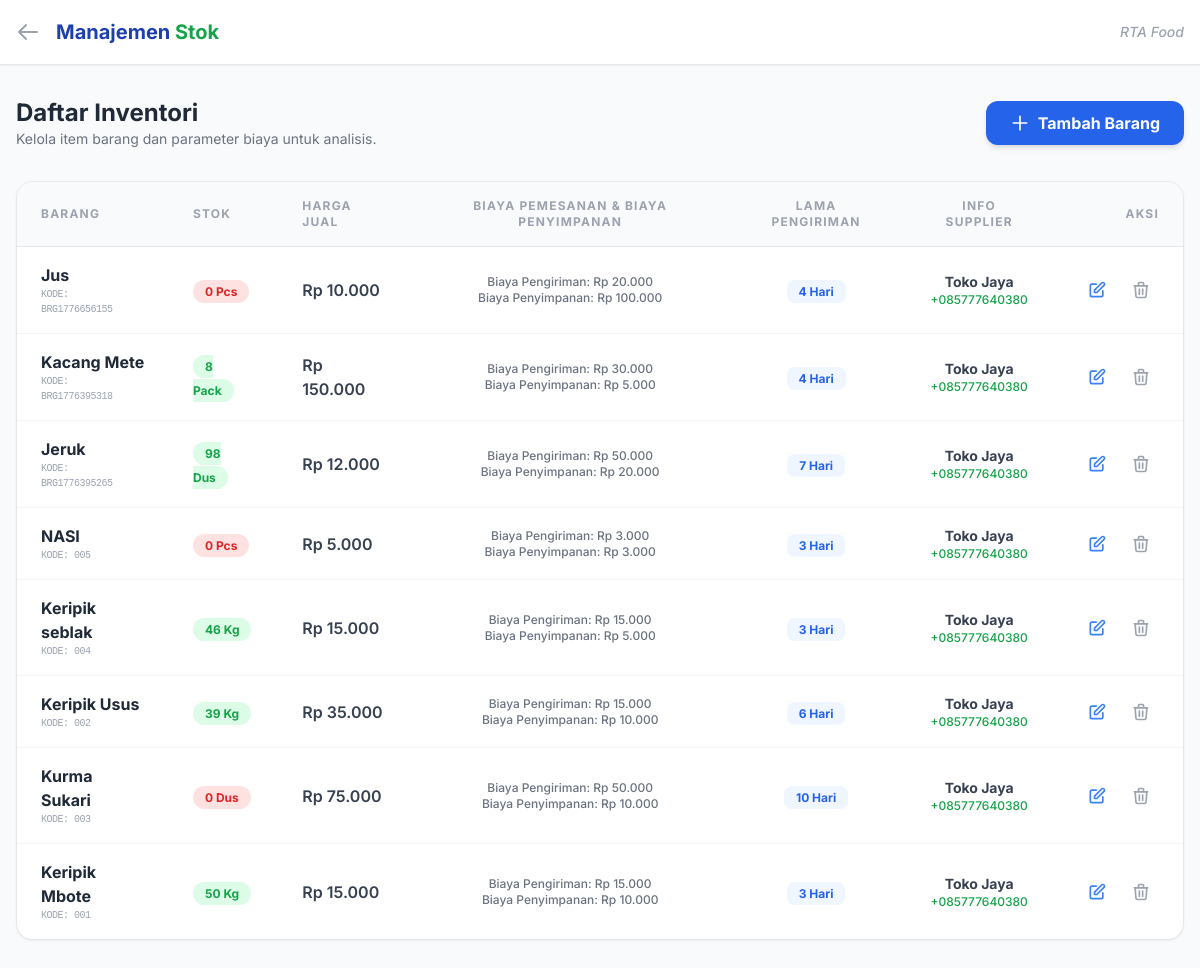
/inventori.php (signed in), run on the app's committed database.
### tables this page shows
CREATE TABLE `barang` (
  `id` int(11) NOT NULL,
  `kode_barang` varchar(20) NOT NULL,
  `nama_barang` varchar(100) NOT NULL,
  `stok_sekarang` int(11) DEFAULT 0,
  `satuan` varchar(20) DEFAULT 'pcs',
  `harga_jual` decimal(12,2) NOT NULL,
  `biaya_pesan_per_order` decimal(12,2) DEFAULT 0.00,
  `biaya_simpan_per_unit_tahun` decimal(12,2) DEFAULT 0.00,
  `lead_time_hari` int(11) DEFAULT 1,
  `safety_stock` int(11) DEFAULT 0,
  `updated_at` timestamp NOT NULL DEFAULT current_timestamp() ON UPDATE current_timestamp(),
  `biaya_pesan` int(11) NOT NULL DEFAULT 0,
  `biaya_simpan` int(11) NOT NULL DEFAULT 0,
  `lead_time` int(11) NOT NULL DEFAULT 0,
  `nama_supplier` varchar(100) DEFAULT NULL,
  `wa_supplier` varchar(20) DEFAULT NULL
);

### inventori.php (the view, shortened to what this page needs)
<?php
include 'koneksi.php';
$barang_list = mysqli_query($conn, "SELECT * FROM barang ORDER BY id DESC");
?>
<!DOCTYPE html>
<html lang="id">
<head>
    <script src="https://cdn.tailwindcss.com"></script>
</head>
<body class="bg-gray-50 min-h-screen">
    <nav class="bg-white border-b border-gray-200 sticky top-0 z-40 shadow-sm">
        <div class="max-w-7xl mx-auto px-4 h-16 flex justify-between items-center">
            <div class="flex items-center">
                <a href="dashboard.php" class="text-gray-400 hover:text-blue-600 mr-4 transition" title="Kembali ke Dashboard">
                    <svg class="w-6 h-6" fill="none" stroke="currentColor" viewBox="0 0 24 24"><path stroke-linecap="round" stroke-linejoin="round" stroke-width="2" d="M10 19l-7-7m0 0l7-7m-7 7h18"></path></svg>
                </a>
                <h1 class="text-xl font-bold text-blue-800">Manajemen <span class="text-green-600">Stok</span></h1>
            </div>
            <div class="text-sm font-medium text-gray-400 italic"><?php echo htmlspecialchars($_SESSION['nama_toko'] ?? 'Toko Saya'); ?></div>
        </div>
    </nav>
    <main class="max-w-7xl mx-auto px-4 py-8">
        <div class="flex flex-col md:flex-row justify-between items-start md:items-center mb-8 gap-4">
            <div>
                <h2 class="text-2xl font-bold text-gray-800">Daftar Inventori</h2>
                <p class="text-gray-500 text-sm">Kelola item barang dan parameter biaya untuk analisis.</p>
            </div>
            <button onclick="openModal('modal-tambah')" class="bg-blue-600 hover:bg-blue-700 text-white px-6 py-2.5 rounded-xl font-bold flex items-center shadow-md transition">
                <svg class="w-5 h-5 mr-2" fill="none" stroke="currentColor" viewBox="0 0 24 24"><path stroke-linecap="round" stroke-linejoin="round" stroke-width="2" d="M12 4v16m8-8H4"></path></svg>
                Tambah Barang
            </button>
        </div>
        <div class="bg-white rounded-2xl shadow-sm border border-gray-200 overflow-hidden">
            <div class="overflow-x-auto">
                <table class="w-full text-left">
                    <thead class="bg-gray-50 border-b border-gray-200">
                        <tr>
                            <th class="px-6 py-4 text-xs font-bold text-gray-400 uppercase tracking-widest">Barang</th>
                            <th class="px-6 py-4 text-xs font-bold text-gray-400 uppercase tracking-widest">Stok</th>
                            <th class="px-6 py-4 text-xs font-bold text-gray-400 uppercase tracking-widest">Harga Jual</th>
                            <th class="px-6 py-4 text-xs font-bold text-gray-400 uppercase tracking-widest text-center">Biaya Pemesanan & Biaya Penyimpanan</th>
                            <th class="px-6 py-4 text-xs font-bold text-gray-400 uppercase tracking-widest text-center">Lama Pengiriman</th>
                            <th class="px-6 py-4 text-xs font-bold text-gray-400 uppercase tracking-widest text-center">Info Supplier</th>
                            <th class="px-6 py-4 text-xs font-bold text-gray-400 uppercase tracking-widest text-right">Aksi</th>
                        </tr>
                    </thead>
                    <tbody class="divide-y divide-gray-100">
                        <?php while($row = mysqli_fetch_assoc($barang_list)): ?>
                        <tr class="hover:bg-gray-50 transition">
                            <td class="px-6 py-4">
                                <div class="font-bold text-gray-800"><?php echo $row['nama_barang']; ?></div>
                                <div class="text-[10px] text-gray-400 uppercase font-mono tracking-tighter">KODE: <?php echo isset($row['kode_barang']) && !empty($row['kode_barang']) ? $row['kode_barang'] : str_pad($row['id'], 3, '0', STR_PAD_LEFT); ?></div>
                            </td>
                            <td class="px-6 py-4">
                                <span class="px-3 py-1 rounded-full text-xs font-bold <?php echo $row['stok_sekarang'] <= 0 ? 'bg-red-100 text-red-600' : 'bg-green-100 text-green-600'; ?>">
                                    <?php echo $row['stok_sekarang']; ?> <?php echo $row['satuan'] ?? 'Unit'; ?>
                                </span>
                            </td>
                            <td class="px-6 py-4 font-semibold text-gray-700">Rp <?php echo number_format($row['harga_jual'], 0, ',', '.'); ?></td>
                            <td class="px-6 py-4 text-center">
                                <span class="text-xs text-gray-500 font-medium block">Biaya Pengiriman: Rp <?php echo number_format($row['biaya_pesan'] ?? 0, 0, ',', '.'); ?></span>
                                <span class="text-xs text-gray-500 font-medium block">Biaya Penyimpanan: Rp <?php echo number_format($row['biaya_simpan'] ?? 0, 0, ',', '.'); ?></span>
                            </td>
                            <td class="px-6 py-4 text-center">
                                <span class="bg-blue-50 text-blue-600 px-3 py-1 rounded-lg text-xs font-bold"><?php echo $row['lead_time'] ?? 0; ?> Hari</span>
                            </td>
                            <td class="px-6 py-4 text-center">
                                <div class="font-bold text-gray-700 text-sm"><?php echo !empty($row['nama_supplier']) ? htmlspecialchars($row['nama_supplier']) : '<span class="text-gray-300 italic">-</span>'; ?></div>
                                <div class="text-xs text-green-600 font-medium"><?php echo !empty($row['wa_supplier']) ? '+' . htmlspecialchars($row['wa_supplier']) : ''; ?></div>
                            </td>
                            <td class="px-6 py-4 text-right">
                                <div class="flex justify-end space-x-2">
                                    <button
                                        onclick='openEditModal(<?php echo json_encode($row); ?>)'
                                        class="p-2 text-blue-500 hover:bg-blue-50 rounded-lg transition"
                                        title="Edit Barang">
                                        <svg class="w-5 h-5" fill="none" stroke="currentColor" viewBox="0 0 24 24"><path stroke-linecap="round" stroke-linejoin="round" stroke-width="2" d="M11 5H6a2 2 0 00-2 2v11a2 2 0 002 2h11a2 2 0 002-2v-5m-1.414-9.414a2 2 0 112.828 2.828L11.828 15H9v-2.828l8.586-8.586z"></path></svg>
                                    </button>
                                    <a href="?hapus=<?php echo $row['id']; ?>"
                                       onclick="return confirm('Hapus barang ini?')"
                                       class="p-2 text-gray-400 hover:text-red-500 hover:bg-red-50 rounded-lg transition"
                                       title="Hapus Barang">
                                        <svg class="w-5 h-5" fill="none" stroke="currentColor" viewBox="0 0 24 24"><path stroke-linecap="round" stroke-linejoin="round" stroke-width="2" d="M19 7l-.867 12.142A2 2 0 0116.138 21H7.862a2 2 0 01-1.995-1.858L5 7m5 4v6m4-6v6m1-10V4a1 1 0 00-1-1h-4a1 1 0 00-1 1v3M4 7h16"></path></svg>
                                    </a>
                                </div>
                            </td>
                        </tr>
                        <?php endwhile; ?>
                    </tbody>
                </table>
            </div>
        </div>
    </main>
</body>
</html>

### inventori.php (style rules this page uses)
body { font-family: 'Inter', sans-serif; }

### data on the page
barang: nama_barang "Jus", kode_barang "BRG1776656155", stok_sekarang "0", satuan "Pcs", harga_jual "10.000", biaya_pesan "20.000", biaya_simpan "100.000", lead_time "4", nama_supplier "Toko Jaya", wa_supplier "085777640380"
barang: nama_barang "Kacang Mete", kode_barang "BRG1776395318", stok_sekarang "8", satuan "Pack", harga_jual "150.000", biaya_pesan "30.000", biaya_simpan "5.000", lead_time "4", nama_supplier "Toko Jaya", wa_supplier "085777640380"
barang: nama_barang "Jeruk", kode_barang "BRG1776395265", stok_sekarang "98", satuan "Dus", harga_jual "12.000", biaya_pesan "50.000", biaya_simpan "20.000", lead_time "7", nama_supplier "Toko Jaya", wa_supplier "085777640380"
barang: nama_barang "NASI", id "005", stok_sekarang "0", satuan "Pcs", harga_jual "5.000", biaya_pesan "3.000", biaya_simpan "3.000", lead_time "3", nama_supplier "Toko Jaya", wa_supplier "085777640380"
barang: nama_barang "Keripik seblak", kode_barang "004", stok_sekarang "46", satuan "Kg", harga_jual "15.000", biaya_pesan "15.000", biaya_simpan "5.000", lead_time "3", nama_supplier "Toko Jaya", wa_supplier "085777640380"
barang: nama_barang "Keripik Usus", kode_barang "002", stok_sekarang "39", satuan "Kg", harga_jual "35.000", biaya_pesan "15.000", biaya_simpan "10.000", lead_time "6", nama_supplier "Toko Jaya", wa_supplier "085777640380"
barang: nama_barang "Kurma Sukari", kode_barang "003", stok_sekarang "0", satuan "Dus", harga_jual "75.000", biaya_pesan "50.000", biaya_simpan "10.000", lead_time "10", nama_supplier "Toko Jaya", wa_supplier "085777640380"
barang: nama_barang "Keripik Mbote", kode_barang "001", stok_sekarang "50", satuan "Kg", harga_jual "15.000", biaya_pesan "15.000", biaya_simpan "10.000", lead_time "3", nama_supplier "Toko Jaya", wa_supplier "085777640380"

### other printed values
$_SESSION['nama_toko'] "RTA Food"
